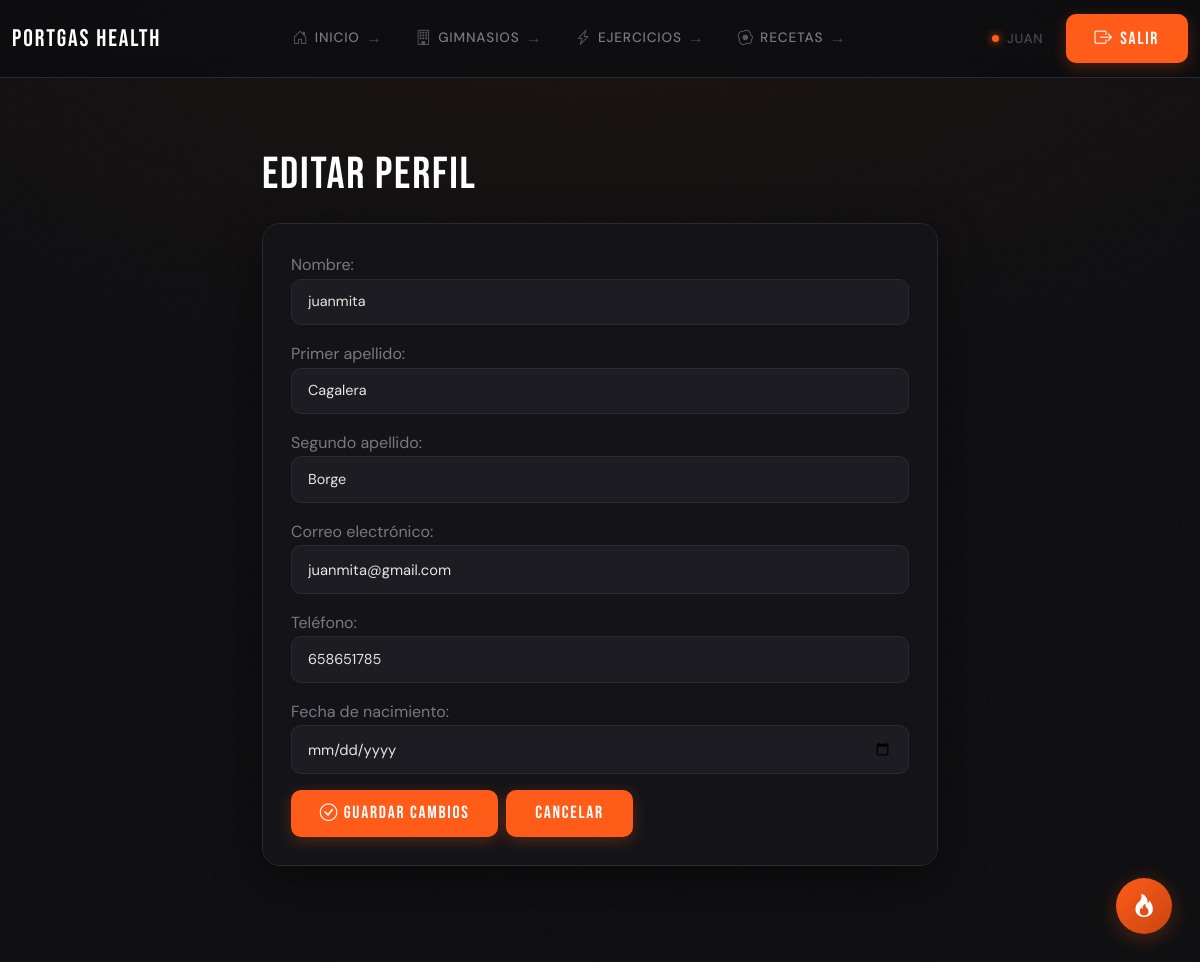
Screenshot of /usuarios/3/editar/ (signed in) with the database file from the repository.
### usuarios/models.py (models this page shows, shortened)
class Usuario(AbstractUser):
    apellido2 = models.CharField(max_length=150, blank=True)
    telefono = models.CharField(max_length=20, blank=True)
    fecha_nacimiento = models.DateField(null=True, blank=True)

### usuarios/views.py (the view, shortened to what this page needs)
# urls.py: path("<int:pk>/editar/", views.UsuarioEditarView.as_view(), name="usuario_editar"),
class UsuarioEditarView(UpdateView):
    model = User
    form_class = UsuarioEditarForm
    template_name = "usuarios/usuario_editar.html"
    def dispatch(self, request, *args, **kwargs):
        if request.user.pk != kwargs["pk"]:
            return redirect("usuarios:usuario_detalle", pk=kwargs["pk"])
        return super().dispatch(request, *args, **kwargs)

### usuarios/forms.py
class UsuarioEditarForm(forms.ModelForm):
    class Meta:
        model = Usuario
        fields = ["first_name", "last_name", "apellido2", "email", "telefono", "fecha_nacimiento"]
        labels = {
            "first_name": "Nombre",
            "last_name":  "Primer apellido",
            "apellido2":  "Segundo apellido",
            "email":      "Correo electrónico",
            "telefono":   "Teléfono",
            "fecha_nacimiento": "Fecha de nacimiento",
        }
        widgets = {
            "first_name":       forms.TextInput(),
            "last_name":        forms.TextInput(),
            "apellido2":        forms.TextInput(),
            "email":            forms.EmailInput(),
            "telefono":         forms.TextInput(),
            "fecha_nacimiento": forms.DateInput(attrs={"type": "date"}),
        }

### templates/usuarios/usuario_editar.html (shortened to what this page needs)
{% extends "base.html" %}
{% block content %}
<div class="container mt-4" style="max-width: 700px;">
    <h2 class="mb-4">Editar perfil</h2>
    <div class="card">
        <div class="card-body">
            <form method="POST">
                {{ form.as_p }}
                <div class="mt-3 d-flex gap-2">
                    <button type="submit" class="btn btn-success">
                        <i class="bi bi-check-circle"></i> Guardar cambios
                    </button>
                    <a href="{% url 'usuarios:usuario_detalle' user.pk %}" class="btn btn-secondary">
                        Cancelar
                    </a>
                </div>
            </form>
        </div>
    </div>
</div>
{% endblock %}

### templates/base.html (shortened to what this page needs)
{% load static %}
<!DOCTYPE html>
<html lang="es">
<head>
    <link href="https://cdn.jsdelivr.net/npm/bootstrap@5.3.3/dist/css/bootstrap.min.css" rel="stylesheet">
    <link href="https://cdn.jsdelivr.net/npm/bootstrap-icons@1.11.3/font/bootstrap-icons.css" rel="stylesheet">
    <link rel="stylesheet" href="{% static 'css/style.css' %}">
    <link rel="stylesheet" href="{% static 'css/chat.css' %}">
</head>
<body>
<nav class="navbar navbar-expand-lg navbar-portgas">
    <div class="container" style="max-width:1200px">
        <a class="nav-brand" href="/">PORTGAS HEALTH</a>
        <div class="collapse navbar-collapse" id="mainNav">
            <ul class="navbar-nav nav-portgas mx-auto gap-1">
                <li class="nav-item">
                    <a class="nav-link" href="/"><i class="bi bi-house-door"></i>Inicio</a>
                </li>
                <li class="nav-item">
                    <a class="nav-link" href="/gimnasios/"><i class="bi bi-building"></i>Gimnasios</a>
                </li>
                <li class="nav-item">
                    <a class="nav-link" href="/ejercicios/"><i class="bi bi-lightning-charge"></i>Ejercicios</a>
                </li>
                <li class="nav-item">
                    <a class="nav-link" href="/recetas/"><i class="bi bi-egg-fried"></i>Recetas</a>
                </li>
            </ul>
            <div class="d-flex align-items-center gap-2 flex-wrap">
                {% if user.is_authenticated %}
                    <a href="{% url 'usuarios:usuario_detalle' user.pk %}" class="nav-user">
                        <span class="nav-user-dot"></span>
                        {{ user.username }}
                    </a>
                    <form method="POST" action="/logout/">
                        <button type="submit" class="btn-nav-logout">
                            <i class="bi bi-box-arrow-right"></i>Salir
                        </button>
                    </form>
                {% else %}
                    <a href="/login/" class="btn-nav-login">
                        <i class="bi bi-person"></i>Entrar
                    </a>
                {% endif %}
            </div>
        </div>
    </div>
</nav>
<main>
    {% block content %}{% endblock %}
</main>
{% include "chatbot.html" %}
</body>
</html>

### rows the page displays
Usuario: username "JUAN", first_name "juanmita", last_name "Cagalera", apellido2 "Borge", email "juanmita@gmail.com", telefono "658651785"
